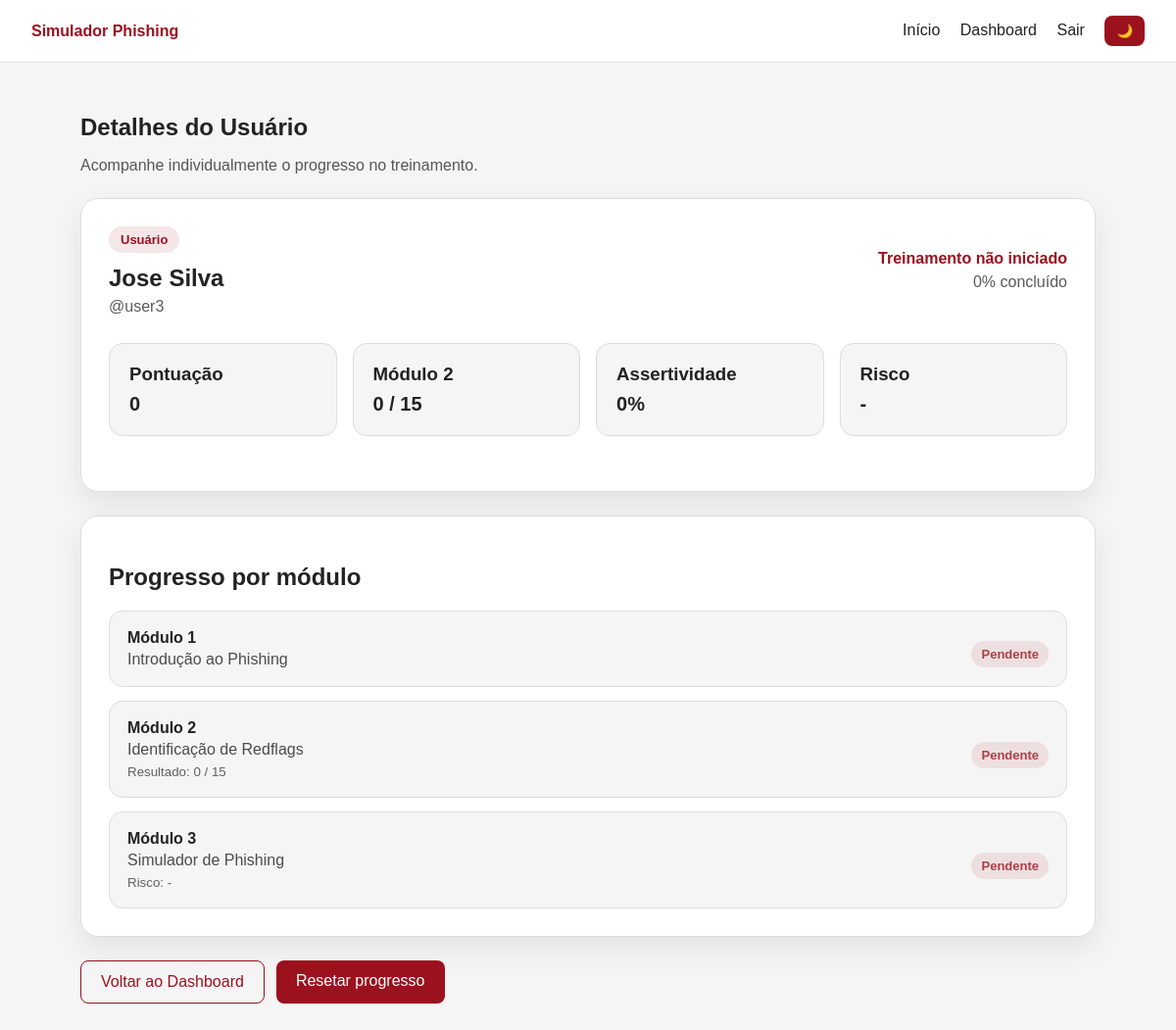
The app's page /dashboard/usuario/4/ (signed in) with its own data.
### treinamento/models.py (models this page shows, shortened)
class UserProgress(models.Model):
    user = models.OneToOneField(User, on_delete=models.CASCADE)
    modulo1_concluido = models.BooleanField(default=False)
    modulo2_concluido = models.BooleanField(default=False)
    modulo2_score = models.IntegerField(default=0)
    modulo2_total = models.IntegerField(default=15)
    modulo3_concluido = models.BooleanField(default=False)
    modulo3_risco = models.CharField(max_length=20, blank=True, null=True)
    modulo3_pontos_risco = models.IntegerField(default=0)
    total_score = models.IntegerField(default=0)
    criado_em = models.DateTimeField(auto_now_add=True)
    atualizado_em = models.DateTimeField(auto_now=True)
    def calcular_progresso(self):
        concluidos = 0
        if self.modulo1_concluido:
            concluidos += 1
        if self.modulo2_concluido:
            concluidos += 1
        if self.modulo3_concluido:
            concluidos += 1
        return round((concluidos / 3) * 100)
    def calcular_status(self):
        progresso = self.calcular_progresso()
        if progresso == 0:
            return 'Treinamento não iniciado'
        if progresso < 100:
            return 'Em andamento'
        return 'Treinamento concluído'

### core/views.py (the view)
# urls.py: path('dashboard/usuario/<int:progress_id>/', core_views.detalhe_usuario, name='detalhe_usuario'),
@login_required
def detalhe_usuario(request, progress_id):
    if not request.user.is_staff and not request.user.is_superuser:
        return redirect('dashboard')
    progress = get_object_or_404(
        UserProgress.objects.select_related('user'),
        id=progress_id
    )
    modulo2_percentual = round(
        (progress.modulo2_score / progress.modulo2_total) * 100
    ) if progress.modulo2_total > 0 else 0
    return render(request, 'core/detalhe_usuario.html', {
        'progress': progress,
        'modulo2_percentual': modulo2_percentual,
    })

### templates/core/detalhe_usuario.html
{% extends 'base.html' %}
{% block content %}
<section class="dashboard-header">
    <h1>Detalhes do Usuário</h1>
    <p>Acompanhe individualmente o progresso no treinamento.</p>
</section>
<section class="detail-card">
    <div class="detail-header">
        <div>
            <span class="auth-badge">Usuário</span>
            <h2>{{ progress.user.first_name }} {{ progress.user.last_name }}</h2>
            <p>@{{ progress.user.username }}</p>
        </div>
        <div class="detail-status">
            <strong>{{ progress.calcular_status }}</strong>
            <span>{{ progress.calcular_progresso }}% concluído</span>
        </div>
    </div>
    <div class="result-summary">
        <div>
            <h3>Pontuação</h3>
            <p>{{ progress.total_score }}</p>
        </div>
        <div>
            <h3>Módulo 2</h3>
            <p>{{ progress.modulo2_score }} / {{ progress.modulo2_total }}</p>
        </div>
        <div>
            <h3>Assertividade</h3>
            <p>{{ modulo2_percentual }}%</p>
        </div>
        <div>
            <h3>Risco</h3>
            <p>
                {% if progress.modulo3_risco %}
                    {{ progress.modulo3_risco }}
                {% else %}
                    -
                {% endif %}
            </p>
        </div>
    </div>
</section>
<section class="detail-card">
    <h2>Progresso por módulo</h2>
    <div class="detail-module-list">
        <div class="detail-module-item {% if progress.modulo1_concluido %}completed{% endif %}">
            <div>
                <strong>Módulo 1</strong>
                <span>Introdução ao Phishing</span>
            </div>
            {% if progress.modulo1_concluido %}
                <span class="module-status">Concluído</span>
            {% else %}
                <span class="module-status">Pendente</span>
            {% endif %}
        </div>
        <div class="detail-module-item {% if progress.modulo2_concluido %}completed{% endif %}">
            <div>
                <strong>Módulo 2</strong>
                <span>Identificação de Redflags</span>
                <small>Resultado: {{ progress.modulo2_score }} / {{ progress.modulo2_total }}</small>
            </div>
            {% if progress.modulo2_concluido %}
                <span class="module-status">Concluído</span>
            {% else %}
                <span class="module-status">Pendente</span>
            {% endif %}
        </div>
        <div class="detail-module-item {% if progress.modulo3_concluido %}completed{% endif %}">
            <div>
                <strong>Módulo 3</strong>
                <span>Simulador de Phishing</span>
                <small>
                    Risco:
                    {% if progress.modulo3_risco %}
                        {{ progress.modulo3_risco }}
                    {% else %}
                        -
                    {% endif %}
                </small>
            </div>
            {% if progress.modulo3_concluido %}
                <span class="module-status">Concluído</span>
            {% else %}
                <span class="module-status">Pendente</span>
            {% endif %}
        </div>
    </div>
</section>
<section class="detail-actions">
    <a class="btn-secondary" href="{% url 'dashboard' %}">Voltar ao Dashboard</a>
    <a class="btn-primary"
       href="{% url 'resetar_progresso_usuario' progress.id %}"
       onclick="return confirm('Tem certeza que deseja resetar o progresso deste usuário?')">
        Resetar progresso
    </a>
</section>
{% endblock %}

### static/css/global.css (style rules this page uses)
:root { --primary: #9B111E; --bg: #f5f5f5; --text: #222; --card: #ffffff; --border: #dddddd; }
* { box-sizing: border-box; }
body { margin: 0; font-family: Arial, Helvetica, sans-serif; background: var(--bg); color: var(--text); }
.btn-primary { display: inline-block; background: var(--primary); color: white; padding: 12px 20px; border-radius: 8px; border: none; text-decoration: none; cursor: pointer; }
.auth-badge { display: inline-block; background: rgba(155, 17, 30, 0.1); color: var(--primary); padding: 6px 12px; border-radius: 999px; font-size: 13px; font-weight: 700; }
.dashboard-header { margin-bottom: 24px; }
.dashboard-header h1 { margin-bottom: 8px; }
.dashboard-header p { opacity: 0.75; }
.btn-secondary { display: inline-block; background: transparent; color: var(--primary); padding: 12px 20px; border-radius: 8px; border: 1px solid var(--primary); text-decoration: none; cursor: pointer; }
.result-summary { display: grid; grid-template-columns: repeat(auto-fit, minmax(180px, 1fr)); gap: 16px; margin: 28px 0; }
.result-summary div { background: var(--bg); border: 1px solid var(--border); border-radius: 14px; padding: 20px; }
.result-summary h3 { margin-top: 0; margin-bottom: 8px; }
.result-summary p { margin: 0; font-size: 20px; font-weight: 700; }
.module-status { display: inline-block; margin-top: 12px; padding: 6px 10px; border-radius: 999px; background: rgba(155, 17, 30, 0.12); color: var(--primary); font-size: 13px; font-weight: 700; }
.detail-card { background: var(--card); border: 1px solid var(--border); border-radius: 18px; padding: 28px; margin-top: 24px; box-shadow: 0 12px 30px rgba(0, 0, 0, 0.08); }
.detail-header { display: flex; align-items: center; justify-content: space-between; gap: 20px; margin-bottom: 28px; }
.detail-header h2 { margin: 12px 0 6px; }
.detail-header p { margin: 0; opacity: 0.75; }
.detail-status { text-align: right; }
.detail-status strong { display: block; color: var(--primary); margin-bottom: 6px; }
.detail-status span { opacity: 0.75; }
.detail-module-list { display: grid; gap: 14px; margin-top: 18px; }
.detail-module-item { background: var(--bg); border: 1px solid var(--border); border-radius: 14px; padding: 18px; display: flex; justify-content: space-between; gap: 20px; align-items: center; }
.detail-module-item strong { display: block; margin-bottom: 4px; }
.detail-module-item span { display: block; opacity: 0.8; }
.detail-module-item small { display: block; margin-top: 6px; opacity: 0.7; }
.detail-actions { display: flex; gap: 12px; margin-top: 24px; flex-wrap: wrap; }

### records on screen
UserProgress: user.first_name "Jose", user.last_name "Silva", user.username "user3", calcular_status "Treinamento não iniciado", calcular_progresso "0", total_score "0", modulo2_score "0", modulo2_total "15"

### other values on screen
{{ modulo2_percentual }} "0"
